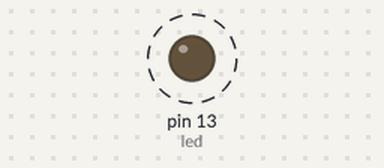
This sketch was run on a simulated Arduino Uno, built with avr-gcc and run on an emulated ATmega328P. Shown: output pins drawn as LEDs (lit = HIGH). Dashed ring = blinking. What the sketch prints to the serial monitor is not drawn.

Above: at 0.5 s.
Timing chart, 0 to 4.6 s (numbered marks = the images above):
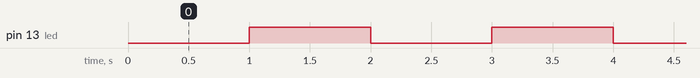

The sketch:

MultiThreading.ino
```cpp
#include <TimerOne.h>

// This example uses the timer interrupt to blink an LED
// and also demonstrates the use of a small scheduler to
// do 2 actions at a time without using delay(). It
// demonstrates the concept of multi-threading in Arduino.
// For this approach, each functions should be desiged as
// a state-machine which works on a particular state.

// Define the number of functions that are going to be invoked
#define MAX_ACTIONS 2

// Define a type for function pointer - delegate
typedef void(*Delegate)(void);

// Different states for blinking LED
enum blinkState{
  BLINKWAIT = 0,
  BLINK = 1
};

// Different states for printing messages to Serial Port
enum printState{
  PRINTWAIT = 0,
  PRINT = 1
};

// Declare variables for Blink state and Print state
enum blinkState blnkState = BLINKWAIT;
enum printState prntState = PRINTWAIT;

const int led = LED_BUILTIN;  // the pin with a LED

// Declare shared variables as volatile. This is very important
volatile bool tick = false;

// The interrupt will blink the LED
int ledState = LOW;

// Declare all the functions here
void blinkLED(void);
void printMessage(void);
void timer_tick(void);

//Declare an array of function pointer which holds the function address
Delegate action_delegate[MAX_ACTIONS] = {blinkLED, printMessage};

void setup(void)
{
  pinMode(led, OUTPUT);
  Timer1.initialize(1000000);
  Timer1.attachInterrupt(timer_tick); // blinkLED to run every 0.15 seconds
  Serial.begin(115200);
}

// Checks the state, waits till timer is ticked and changes the state to blink the LED and print the message
void blinkLED(void)
{
  bool isTicked = false;
  switch(blnkState)
  {
    case BLINKWAIT:
      noInterrupts();
      isTicked = tick;
      tick = false;
      interrupts();
      if(isTicked)
      {
        blnkState = BLINK;
      }
    break;
    case BLINK:
      if (ledState == LOW) {
        ledState = HIGH;
      } else {
        ledState = LOW;
      }
      digitalWrite(led, ledState);
      prntState = PRINT;
      blnkState = BLINKWAIT;
    break;
    default:
    break;
  }
}

// Checks the state, waits till timer is ticked and then prints the message to Serial Port.
void printMessage(void)
{
  switch(prntState)
  {
    case PRINTWAIT:
    break;
    case PRINT:
      Serial.println("Hello");
      prntState = PRINTWAIT;
    break;
    default:
    break;
  }
}

void timer_tick(void)
{
  tick = true;
}

// The main program will blink the LED at set intervals and also prints a message without using delay() function
// to the Arduino Serial Monitor
void loop(void)
{
  // Scheduler which cycles through the function array and invokes each function in the array
  for(int i=0; i<MAX_ACTIONS; i++)
  {
    if((*action_delegate[i]) != NULL)  // Check if a function exists at the i'th location
      (*action_delegate[i])();         // and invoke it if exists
  }
}
```

Measured:
- by itself, pin 13 (led): alternates HIGH for 1.0 s and LOW for 1.0 s
